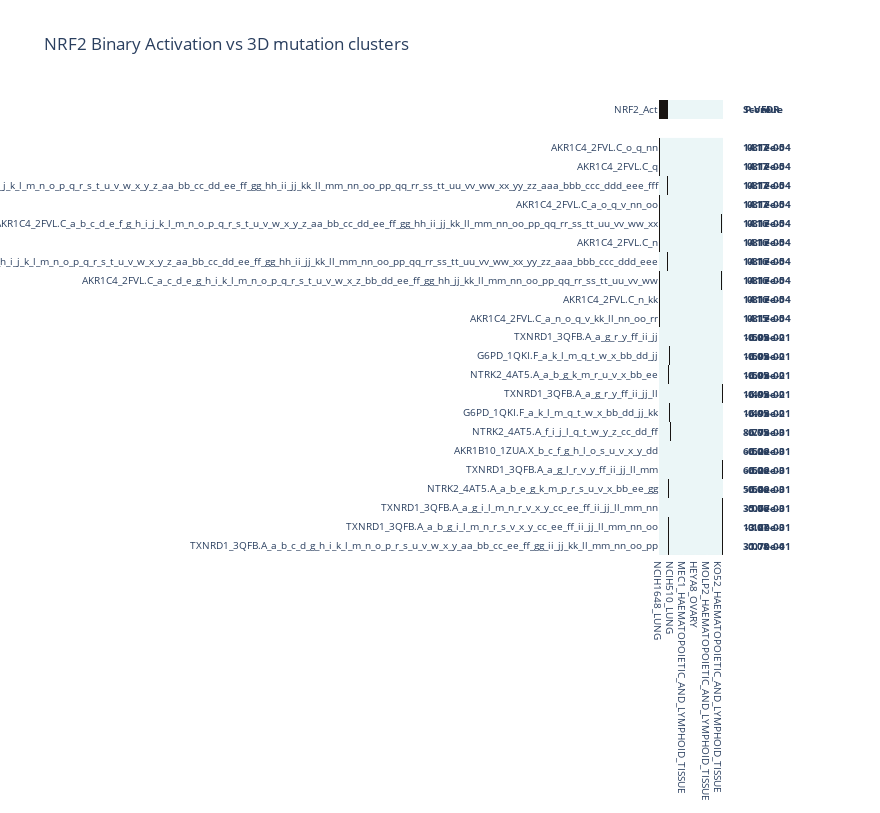

Here is the notebook cell this chart was saved with:
### Markdown cell above
# Feature Engineering

### Code cell
matching_scores = ccal.make_match_panel(
                            target = NRF2_Act,
                            target_ascending = False,
                            target_type = 'binary',
                            n_permutation = 100, 
                            n_extreme = 10, 
                            score_ascending =  False,           
                            data_type = 'binary',
                            title= 'NRF2 Binary Activation vs 3D mutation clusters',
                            data = cluster_components,
                            file_path_prefix = '/home/ebc/variome/CT2/ONCO-GPS_FVRs/NRF2_pathway/analysis/match_NRF2')

### Figure 1 — Plotly figure (JSON) as saved in the notebook; plotly's stock layout.template omitted (floating-point values rounded to 4 significant figures; data arrays with more than 128 entries replaced by an {"elided": "..."} marker saying what was removed)
{"data": [{"colorscale": [[0, "#ebf6f7"], [1, "#171412"]], "showscale": false, "text": {"elided": "1x1210 str values"}, "type": "heatmap", "x": {"elided": "1210 str values"}, "y": ["NRF2_Act"], "yaxis": "y2", "z": {"elided": "1x1210 int values"}}, {"colorscale": [[0, "#ebf6f7"], [1, "#171412"]], "showscale": false, "type": "heatmap", "x": {"elided": "1210 str values"}, "y": ["TXNRD1_3QFB.A_a_b_c_d_g_h_i_k_l_m_n_o_p_r_s_u_v_w_x_y_aa_bb_cc_ee_ff_gg_ii_jj_kk_ll_mm_nn_oo_pp", "TXNRD1_3QFB.A_a_b_g_i_l_m_n_r_s_v_x_y_cc_ee_ff_ii_jj_ll_mm_nn_oo", "TXNRD1_3QFB.A_a_g_i_l_m_n_r_v_x_y_cc_ee_ff_ii_jj_ll_mm_nn", "NTRK2_4AT5.A_a_b_e_g_k_m_p_r_s_u_v_x_bb_ee_gg", "TXNRD1_3QFB.A_a_g_l_r_v_y_ff_ii_jj_ll_mm", "AKR1B10_1ZUA.X_b_c_f_g_h_l_o_s_u_v_x_y_dd", "NTRK2_4AT5.A_f_i_j_l_q_t_w_y_z_cc_dd_ff", "G6PD_1QKI.F_a_k_l_m_q_t_w_x_bb_dd_jj_kk", "TXNRD1_3QFB.A_a_g_r_y_ff_ii_jj_ll", "NTRK2_4AT5.A_a_b_g_k_m_r_u_v_x_bb_ee", "G6PD_1QKI.F_a_k_l_m_q_t_w_x_bb_dd_jj", "TXNRD1_3QFB.A_a_g_r_y_ff_ii_jj", "AKR1C4_2FVL.C_a_n_o_q_v_kk_ll_nn_oo_rr", "AKR1C4_2FVL.C_n_kk", "AKR1C4_2FVL.C_a_c_d_e_g_h_i_k_l_m_n_o_p_q_r_s_t_u_v_w_x_z_bb_dd_ee_ff_gg_hh_jj_kk_ll_mm_nn_oo_pp_qq_rr_ss_tt_uu_vv_ww", "KEAP1_4L7B.B_a_b_d_e_f_g_h_i_j_k_l_m_n_o_p_q_r_s_t_u_v_w_x_y_z_aa_bb_cc_dd_ee_ff_gg_hh_ii_jj_kk_ll_mm_nn_oo_pp_qq_rr_ss_tt_uu_vv_ww_xx_yy_zz_aaa_bbb_ccc_ddd_eee", "AKR1C4_2FVL.C_n", "AKR1C4_2FVL.C_a_b_c_d_e_f_g_h_i_j_k_l_m_n_o_p_q_r_s_t_u_v_w_x_y_z_aa_bb_cc_dd_ee_ff_gg_hh_ii_jj_kk_ll_mm_nn_oo_pp_qq_rr_ss_tt_uu_vv_ww_xx", "AKR1C4_2FVL.C_a_o_q_v_nn_oo", "KEAP1_4L7B.B_a_b_c_d_e_f_g_h_i_j_k_l_m_n_o_p_q_r_s_t_u_v_w_x_y_z_aa_bb_cc_dd_ee_ff_gg_hh_ii_jj_kk_ll_mm_nn_oo_pp_qq_rr_ss_tt_uu_vv_ww_xx_yy_zz_aaa_bbb_ccc_ddd_eee_fff", "AKR1C4_2FVL.C_q", "AKR1C4_2FVL.C_o_q_nn"], "yaxis": "y", "z": {"elided": "22x1210 int values"}}], "layout": {"annotations": [{"font": {"size": 10}, "showarrow": false, "text": "<b>Score</b>", "width": 64, "x": 1.002, "xanchor": "left", "xref": "paper", "y": 0.9792, "yanchor": "middle", "yref": "paper"}, {"font": {"size": 10}, "showarrow": false, "text": "<b>0.17</b>", "width": 64, "x": 1.002, "xanchor": "left", "xref": "paper", "y": 0.8958, "yanchor": "middle", "yref": "paper"}, {"font": {"size": 10}, "showarrow": false, "text": "<b>0.17</b>", "width": 64, "x": 1.002, "xanchor": "left", "xref": "paper", "y": 0.8542, "yanchor": "middle", "yref": "paper"}, {"font": {"size": 10}, "showarrow": false, "text": "<b>0.17</b>", "width": 64, "x": 1.002, "xanchor": "left", "xref": "paper", "y": 0.8125, "yanchor": "middle", "yref": "paper"}, {"font": {"size": 10}, "showarrow": false, "text": "<b>0.17</b>", "width": 64, "x": 1.002, "xanchor": "left", "xref": "paper", "y": 0.7708, "yanchor": "middle", "yref": "paper"}, {"font": {"size": 10}, "showarrow": false, "text": "<b>0.16</b>", "width": 64, "x": 1.002, "xanchor": "left", "xref": "paper", "y": 0.7292, "yanchor": "middle", "yref": "paper"}, {"font": {"size": 10}, "showarrow": false, "text": "<b>0.16</b>", "width": 64, "x": 1.002, "xanchor": "left", "xref": "paper", "y": 0.6875, "yanchor": "middle", "yref": "paper"}, {"font": {"size": 10}, "showarrow": false, "text": "<b>0.16</b>", "width": 64, "x": 1.002, "xanchor": "left", "xref": "paper", "y": 0.6458, "yanchor": "middle", "yref": "paper"}, {"font": {"size": 10}, "showarrow": false, "text": "<b>0.16</b>", "width": 64, "x": 1.002, "xanchor": "left", "xref": "paper", "y": 0.6042, "yanchor": "middle", "yref": "paper"}, {"font": {"size": 10}, "showarrow": false, "text": "<b>0.16</b>", "width": 64, "x": 1.002, "xanchor": "left", "xref": "paper", "y": 0.5625, "yanchor": "middle", "yref": "paper"}, {"font": {"size": 10}, "showarrow": false, "text": "<b>0.15</b>", "width": 64, "x": 1.002, "xanchor": "left", "xref": "paper", "y": 0.5208, "yanchor": "middle", "yref": "paper"}, {"font": {"size": 10}, "showarrow": false, "text": "<b>-0.05</b>", "width": 64, "x": 1.002, "xanchor": "left", "xref": "paper", "y": 0.4792, "yanchor": "middle", "yref": "paper"}, {"font": {"size": 10}, "showarrow": false, "text": "<b>-0.05</b>", "width": 64, "x": 1.002, "xanchor": "left", "xref": "paper", "y": 0.4375, "yanchor": "middle", "yref": "paper"}, {"font": {"size": 10}, "showarrow": false, "text": "<b>-0.05</b>", "width": 64, "x": 1.002, "xanchor": "left", "xref": "paper", "y": 0.3958, "yanchor": "middle", "yref": "paper"}, {"font": {"size": 10}, "showarrow": false, "text": "<b>-0.05</b>", "width": 64, "x": 1.002, "xanchor": "left", "xref": "paper", "y": 0.3542, "yanchor": "middle", "yref": "paper"}, {"font": {"size": 10}, "showarrow": false, "text": "<b>-0.05</b>", "width": 64, "x": 1.002, "xanchor": "left", "xref": "paper", "y": 0.3125, "yanchor": "middle", "yref": "paper"}, {"font": {"size": 10}, "showarrow": false, "text": "<b>-0.05</b>", "width": 64, "x": 1.002, "xanchor": "left", "xref": "paper", "y": 0.2708, "yanchor": "middle", "yref": "paper"}, {"font": {"size": 10}, "showarrow": false, "text": "<b>-0.06</b>", "width": 64, "x": 1.002, "xanchor": "left", "xref": "paper", "y": 0.2292, "yanchor": "middle", "yref": "paper"}, {"font": {"size": 10}, "showarrow": false, "text": "<b>-0.06</b>", "width": 64, "x": 1.002, "xanchor": "left", "xref": "paper", "y": 0.1875, "yanchor": "middle", "yref": "paper"}, {"font": {"size": 10}, "showarrow": false, "text": "<b>-0.06</b>", "width": 64, "x": 1.002, "xanchor": "left", "xref": "paper", "y": 0.1458, "yanchor": "middle", "yref": "paper"}, {"font": {"size": 10}, "showarrow": false, "text": "<b>-0.06</b>", "width": 64, "x": 1.002, "xanchor": "left", "xref": "paper", "y": 0.1042, "yanchor": "middle", "yref": "paper"}, {"font": {"size": 10}, "showarrow": false, "text": "<b>-0.07</b>", "width": 64, "x": 1.002, "xanchor": "left", "xref": "paper", "y": 0.0625, "yanchor": "middle", "yref": "paper"}, {"font": {"size": 10}, "showarrow": false, "text": "<b>-0.08</b>", "width": 64, "x": 1.002, "xanchor": "left", "xref": "paper", "y": 0.02083, "yanchor": "middle", "yref": "paper"}, {"font": {"size": 10}, "showarrow": false, "text": "<b>P-Value</b>", "width": 64, "x": 1.102, "xanchor": "left", "xref": "paper", "y": 0.9792, "yanchor": "middle", "yref": "paper"}, {"font": {"size": 10}, "showarrow": false, "text": "<b>1.81e-05</b>", "width": 64, "x": 1.102, "xanchor": "left", "xref": "paper", "y": 0.8958, "yanchor": "middle", "yref": "paper"}, {"font": {"size": 10}, "showarrow": false, "text": "<b>1.81e-05</b>", "width": 64, "x": 1.102, "xanchor": "left", "xref": "paper", "y": 0.8542, "yanchor": "middle", "yref": "paper"}, {"font": {"size": 10}, "showarrow": false, "text": "<b>1.81e-05</b>", "width": 64, "x": 1.102, "xanchor": "left", "xref": "paper", "y": 0.8125, "yanchor": "middle", "yref": "paper"}, {"font": {"size": 10}, "showarrow": false, "text": "<b>1.81e-05</b>", "width": 64, "x": 1.102, "xanchor": "left", "xref": "paper", "y": 0.7708, "yanchor": "middle", "yref": "paper"}, {"font": {"size": 10}, "showarrow": false, "text": "<b>1.81e-05</b>", "width": 64, "x": 1.102, "xanchor": "left", "xref": "paper", "y": 0.7292, "yanchor": "middle", "yref": "paper"}, {"font": {"size": 10}, "showarrow": false, "text": "<b>1.81e-05</b>", "width": 64, "x": 1.102, "xanchor": "left", "xref": "paper", "y": 0.6875, "yanchor": "middle", "yref": "paper"}, {"font": {"size": 10}, "showarrow": false, "text": "<b>1.81e-05</b>", "width": 64, "x": 1.102, "xanchor": "left", "xref": "paper", "y": 0.6458, "yanchor": "middle", "yref": "paper"}, {"font": {"size": 10}, "showarrow": false, "text": "<b>1.81e-05</b>", "width": 64, "x": 1.102, "xanchor": "left", "xref": "paper", "y": 0.6042, "yanchor": "middle", "yref": "paper"}, {"font": {"size": 10}, "showarrow": false, "text": "<b>1.81e-05</b>", "width": 64, "x": 1.102, "xanchor": "left", "xref": "paper", "y": 0.5625, "yanchor": "middle", "yref": "paper"}, {"font": {"size": 10}, "showarrow": false, "text": "<b>1.81e-05</b>", "width": 64, "x": 1.102, "xanchor": "left", "xref": "paper", "y": 0.5208, "yanchor": "middle", "yref": "paper"}, {"font": {"size": 10}, "showarrow": false, "text": "<b>1.50e-02</b>", "width": 64, "x": 1.102, "xanchor": "left", "xref": "paper", "y": 0.4792, "yanchor": "middle", "yref": "paper"}, {"font": {"size": 10}, "showarrow": false, "text": "<b>1.50e-02</b>", "width": 64, "x": 1.102, "xanchor": "left", "xref": "paper", "y": 0.4375, "yanchor": "middle", "yref": "paper"}, {"font": {"size": 10}, "showarrow": false, "text": "<b>1.50e-02</b>", "width": 64, "x": 1.102, "xanchor": "left", "xref": "paper", "y": 0.3958, "yanchor": "middle", "yref": "paper"}, {"font": {"size": 10}, "showarrow": false, "text": "<b>1.49e-02</b>", "width": 64, "x": 1.102, "xanchor": "left", "xref": "paper", "y": 0.3542, "yanchor": "middle", "yref": "paper"}, {"font": {"size": 10}, "showarrow": false, "text": "<b>1.49e-02</b>", "width": 64, "x": 1.102, "xanchor": "left", "xref": "paper", "y": 0.3125, "yanchor": "middle", "yref": "paper"}, {"font": {"size": 10}, "showarrow": false, "text": "<b>8.77e-03</b>", "width": 64, "x": 1.102, "xanchor": "left", "xref": "paper", "y": 0.2708, "yanchor": "middle", "yref": "paper"}, {"font": {"size": 10}, "showarrow": false, "text": "<b>6.52e-03</b>", "width": 64, "x": 1.102, "xanchor": "left", "xref": "paper", "y": 0.2292, "yanchor": "middle", "yref": "paper"}, {"font": {"size": 10}, "showarrow": false, "text": "<b>6.52e-03</b>", "width": 64, "x": 1.102, "xanchor": "left", "xref": "paper", "y": 0.1875, "yanchor": "middle", "yref": "paper"}, {"font": {"size": 10}, "showarrow": false, "text": "<b>5.54e-03</b>", "width": 64, "x": 1.102, "xanchor": "left", "xref": "paper", "y": 0.1458, "yanchor": "middle", "yref": "paper"}, {"font": {"size": 10}, "showarrow": false, "text": "<b>3.07e-03</b>", "width": 64, "x": 1.102, "xanchor": "left", "xref": "paper", "y": 0.1042, "yanchor": "middle", "yref": "paper"}, {"font": {"size": 10}, "showarrow": false, "text": "<b>1.16e-03</b>", "width": 64, "x": 1.102, "xanchor": "left", "xref": "paper", "y": 0.0625, "yanchor": "middle", "yref": "paper"}, {"font": {"size": 10}, "showarrow": false, "text": "<b>3.07e-04</b>", "width": 64, "x": 1.102, "xanchor": "left", "xref": "paper", "y": 0.02083, "yanchor": "middle", "yref": "paper"}, {"font": {"size": 10}, "showarrow": false, "text": "<b>FDR</b>", "width": 64, "x": 1.202, "xanchor": "left", "xref": "paper", "y": 0.9792, "yanchor": "middle", "yref": "paper"}, {"font": {"size": 10}, "showarrow": false, "text": "<b>4.17e-04</b>", "width": 64, "x": 1.202, "xanchor": "left", "xref": "paper", "y": 0.8958, "yanchor": "middle", "yref": "paper"}, {"font": {"size": 10}, "showarrow": false, "text": "<b>4.17e-04</b>", "width": 64, "x": 1.202, "xanchor": "left", "xref": "paper", "y": 0.8542, "yanchor": "middle", "yref": "paper"}, {"font": {"size": 10}, "showarrow": false, "text": "<b>4.17e-04</b>", "width": 64, "x": 1.202, "xanchor": "left", "xref": "paper", "y": 0.8125, "yanchor": "middle", "yref": "paper"}, {"font": {"size": 10}, "showarrow": false, "text": "<b>4.17e-04</b>", "width": 64, "x": 1.202, "xanchor": "left", "xref": "paper", "y": 0.7708, "yanchor": "middle", "yref": "paper"}, {"font": {"size": 10}, "showarrow": false, "text": "<b>4.17e-04</b>", "width": 64, "x": 1.202, "xanchor": "left", "xref": "paper", "y": 0.7292, "yanchor": "middle", "yref": "paper"}, {"font": {"size": 10}, "showarrow": false, "text": "<b>4.17e-04</b>", "width": 64, "x": 1.202, "xanchor": "left", "xref": "paper", "y": 0.6875, "yanchor": "middle", "yref": "paper"}, {"font": {"size": 10}, "showarrow": false, "text": "<b>4.17e-04</b>", "width": 64, "x": 1.202, "xanchor": "left", "xref": "paper", "y": 0.6458, "yanchor": "middle", "yref": "paper"}, {"font": {"size": 10}, "showarrow": false, "text": "<b>4.17e-04</b>", "width": 64, "x": 1.202, "xanchor": "left", "xref": "paper", "y": 0.6042, "yanchor": "middle", "yref": "paper"}, {"font": {"size": 10}, "showarrow": false, "text": "<b>4.17e-04</b>", "width": 64, "x": 1.202, "xanchor": "left", "xref": "paper", "y": 0.5625, "yanchor": "middle", "yref": "paper"}, {"font": {"size": 10}, "showarrow": false, "text": "<b>4.17e-04</b>", "width": 64, "x": 1.202, "xanchor": "left", "xref": "paper", "y": 0.5208, "yanchor": "middle", "yref": "paper"}, {"font": {"size": 10}, "showarrow": false, "text": "<b>6.93e-01</b>", "width": 64, "x": 1.202, "xanchor": "left", "xref": "paper", "y": 0.4792, "yanchor": "middle", "yref": "paper"}, {"font": {"size": 10}, "showarrow": false, "text": "<b>6.93e-01</b>", "width": 64, "x": 1.202, "xanchor": "left", "xref": "paper", "y": 0.4375, "yanchor": "middle", "yref": "paper"}, {"font": {"size": 10}, "showarrow": false, "text": "<b>6.93e-01</b>", "width": 64, "x": 1.202, "xanchor": "left", "xref": "paper", "y": 0.3958, "yanchor": "middle", "yref": "paper"}, {"font": {"size": 10}, "showarrow": false, "text": "<b>6.93e-01</b>", "width": 64, "x": 1.202, "xanchor": "left", "xref": "paper", "y": 0.3542, "yanchor": "middle", "yref": "paper"}, {"font": {"size": 10}, "showarrow": false, "text": "<b>6.93e-01</b>", "width": 64, "x": 1.202, "xanchor": "left", "xref": "paper", "y": 0.3125, "yanchor": "middle", "yref": "paper"}, {"font": {"size": 10}, "showarrow": false, "text": "<b>6.93e-01</b>", "width": 64, "x": 1.202, "xanchor": "left", "xref": "paper", "y": 0.2708, "yanchor": "middle", "yref": "paper"}, {"font": {"size": 10}, "showarrow": false, "text": "<b>6.02e-01</b>", "width": 64, "x": 1.202, "xanchor": "left", "xref": "paper", "y": 0.2292, "yanchor": "middle", "yref": "paper"}, {"font": {"size": 10}, "showarrow": false, "text": "<b>6.02e-01</b>", "width": 64, "x": 1.202, "xanchor": "left", "xref": "paper", "y": 0.1875, "yanchor": "middle", "yref": "paper"}, {"font": {"size": 10}, "showarrow": false, "text": "<b>6.02e-01</b>", "width": 64, "x": 1.202, "xanchor": "left", "xref": "paper", "y": 0.1458, "yanchor": "middle", "yref": "paper"}, {"font": {"size": 10}, "showarrow": false, "text": "<b>5.67e-01</b>", "width": 64, "x": 1.202, "xanchor": "left", "xref": "paper", "y": 0.1042, "yanchor": "middle", "yref": "paper"}, {"font": {"size": 10}, "showarrow": false, "text": "<b>3.20e-01</b>", "width": 64, "x": 1.202, "xanchor": "left", "xref": "paper", "y": 0.0625, "yanchor": "middle", "yref": "paper"}, {"font": {"size": 10}, "showarrow": false, "text": "<b>1.70e-01</b>", "width": 64, "x": 1.202, "xanchor": "left", "xref": "paper", "y": 0.02083, "yanchor": "middle", "yref": "paper"}], "height": 813.5, "margin": {"l": 196, "r": 196}, "title": {"text": "NRF2 Binary Activation vs 3D mutation clusters"}, "width": 880, "xaxis": {"anchor": "y", "tickfont": {"size": 10}}, "yaxis": {"domain": [0, 0.9167], "dtick": 1, "tickfont": {"size": 10}}, "yaxis2": {"domain": [0.9583, 1], "tickfont": {"size": 10}}}}
